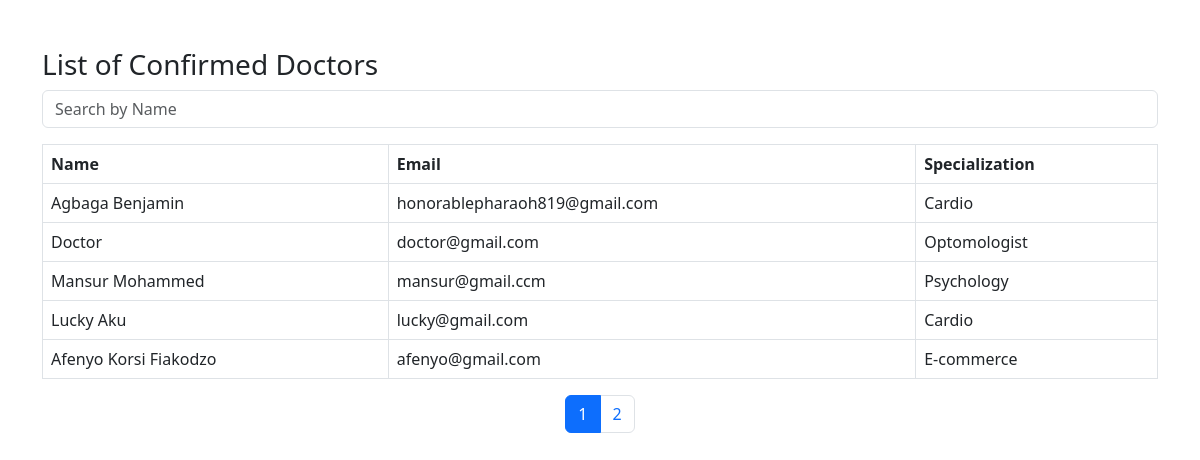
The app's page /dashboard/patients/list_doctors.php with its own data.
### tables this page shows
CREATE TABLE `doctors` (
  `id` int(11) NOT NULL,
  `fullname` varchar(255) NOT NULL,
  `email` varchar(255) NOT NULL,
  `phone` varchar(20) NOT NULL,
  `date_of_birth` date NOT NULL,
  `gender` enum('Male','Female','Other') NOT NULL,
  `address` text DEFAULT NULL,
  `location` varchar(255) DEFAULT NULL,
  `specialization` varchar(255) DEFAULT NULL,
  `password` varchar(255) NOT NULL,
  `status` enum('unconfirmed','pending','confirmed') NOT NULL DEFAULT 'unconfirmed'
);

### dashboard/patients/list_doctors.php (the view, shortened to what this page needs)
<?php
require_once "../../config/db.php";
$doctors_sql = "SELECT * FROM doctors WHERE status = 'confirmed'";
$doctors_result = mysqli_query($connection, $doctors_sql);
if (mysqli_num_rows($doctors_result) > 0) {
    echo "<div class='container mt-5'>";
    echo "<h3>List of Confirmed Doctors</h3>";
    echo "<form class='mb-3' method='get'>";
    echo "<div class='input-group'>";
    echo "<input type='text' class='form-control' name='search' placeholder='Search by Name'>";
    echo "</div>";
    echo "</form>";
    echo "<table class='table table-bordered'>";
    echo "<thead>
            <tr>
                <th>Name</th>
                <th>Email</th>
                <th>Specialization</th>
            </tr>
        </thead>
        <tbody>";
    $doctors_per_page = 5;
    $total_doctors = mysqli_num_rows($doctors_result);
    $total_pages = ceil($total_doctors / $doctors_per_page);
    $current_page = isset($_GET['page']) ? $_GET['page'] : 1;
    $offset = ($current_page - 1) * $doctors_per_page;
    $doctors_paginated_sql = "SELECT * FROM doctors WHERE status = 'confirmed' LIMIT $offset, $doctors_per_page";
    $doctors_paginated_result = mysqli_query($connection, $doctors_paginated_sql);
    while ($row = mysqli_fetch_assoc($doctors_paginated_result)) {
        echo "<tr>";
        echo "<td>" . $row["fullname"] . "</td>";
        echo "<td>" . $row["email"] . "</td>";
        echo "<td>" . $row["specialization"] . "</td>";
        echo "</tr>";
    }
    echo "</tbody>
        </table>";
    echo "<nav aria-label='Doctors Pagination'>
            <ul class='pagination justify-content-center'>";
    for ($page = 1; $page <= $total_pages; $page++) {
        echo "<li class='page-item" . ($current_page == $page ? ' active' : '') . "'>
                <a class='page-link' href='?page=$page'>$page</a>
            </li>";
    }
    echo "</ul>
        </nav>";
    echo "</div>";
} else {
    echo "No confirmed doctors found in the database.";
}
?>
<link rel="stylesheet" href="https://cdn.jsdelivr.net/npm/bootstrap@5.3.0/dist/css/bootstrap.min.css">

### records on screen
doctors: fullname "Agbaga Benjamin", email "honorablepharaoh819@gmail.com", specialization "Cardio"
doctors: fullname "Doctor", email "doctor@gmail.com", specialization "Optomologist"
doctors: fullname "Mansur Mohammed", email "mansur@gmail.ccm", specialization "Psychology"
doctors: fullname "Lucky Aku", email "lucky@gmail.com", specialization "Cardio"
doctors: fullname "Afenyo Korsi Fiakodzo", email "afenyo@gmail.com", specialization "E-commerce"
